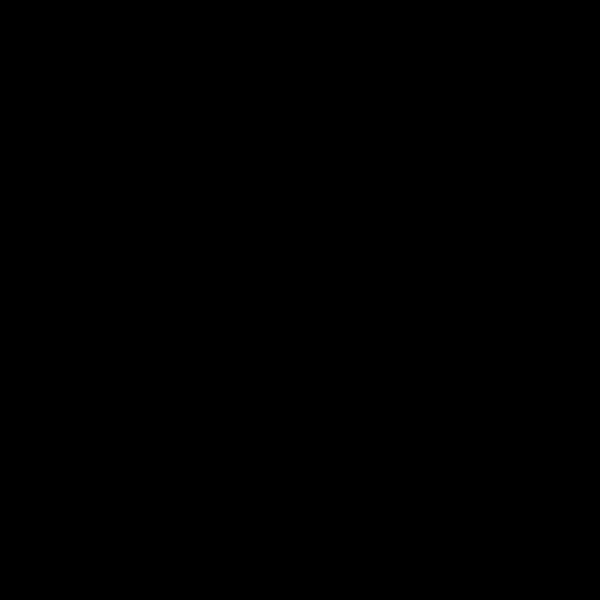
Frame 1 (no input)
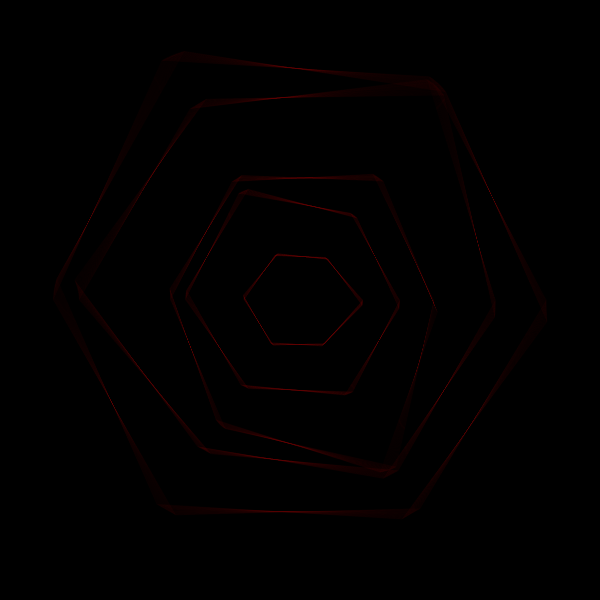
Frame 60 (no input)
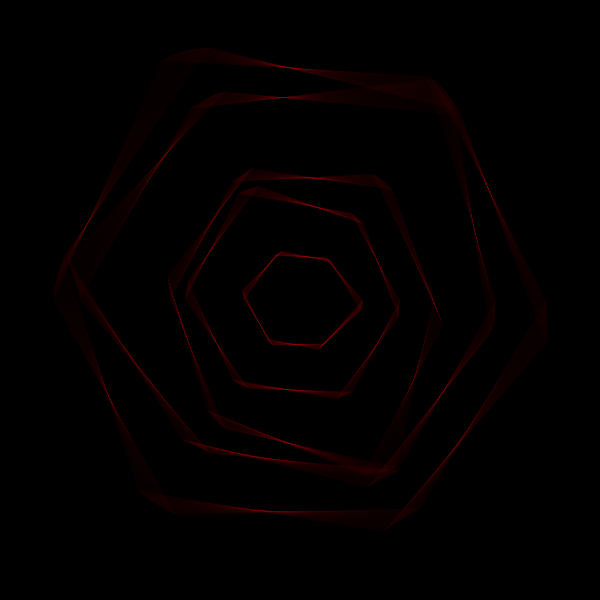
Frame 120 (the mouse pressed at the canvas centre since frame 60)

The p5.js sketch that drew these frames (run headless with seeded random() and noise() and a simulated clock; from frame 60 on, the mouse is pressed at the canvas centre):

// p5.js sketch
// ── sketch.js
let WP_WIDTH = 600;

// Spikyness - higher value, more spikes
const maxNoise = 50;
let dimOffset;


// Variation
let variation = 250;
let minRadius = 150;
let maxRadius = minRadius + variation;
const defMinRadius = minRadius;
const defMaxRadius = maxRadius;

// Animation speed
let t = 0;
let tOff = 0.001;

// Number of circles
let numCircles = 5;
let minRadiusOff = minRadius / (numCircles);
let maxRadiusOff = maxRadius / numCircles;

function setup() {
  createCanvas(WP_WIDTH, WP_WIDTH);   
  colorMode(HSB);
  background(0);

  noFill();
  stroke(100, 0.005);
  strokeWeight(1);
  //fill(100, 0.01);
}

function draw() {
  //background(0)

    translate(width/2, height/2);
    rotate(t*1.5);

    let hue = map(random(), 0,1, 0,20); 
    for(let i = 0; i < numCircles; i++) { 
     
      stroke(hue,100,90, 0.01);
       dimOffset = i * 1000;
       drawShape();
       minRadius-=minRadiusOff;
       maxRadius-=maxRadiusOff;
    }

    minRadius = defMinRadius;
    maxRadius = defMaxRadius;
    
    t+=tOff;
}
function drawShape() {
  beginShape();
  for (let i = 0; i < TWO_PI; i += TWO_PI / 6) {
    let radius = getRandomRadius(i);
    let x = cos(i) * radius;
    let y = sin(i) * radius;

    vertex(x, y);
  }
  endShape(CLOSE);
}

function getRandomRadius(i) {
  let xOff = map(cos(i), -1, 1, dimOffset, dimOffset + maxNoise);
  let yOff = map(sin(i), -1, 1, dimOffset, dimOffset + maxNoise);

  return  map(noise(xOff, yOff, t), 0, 1, minRadius, maxRadius);
}
